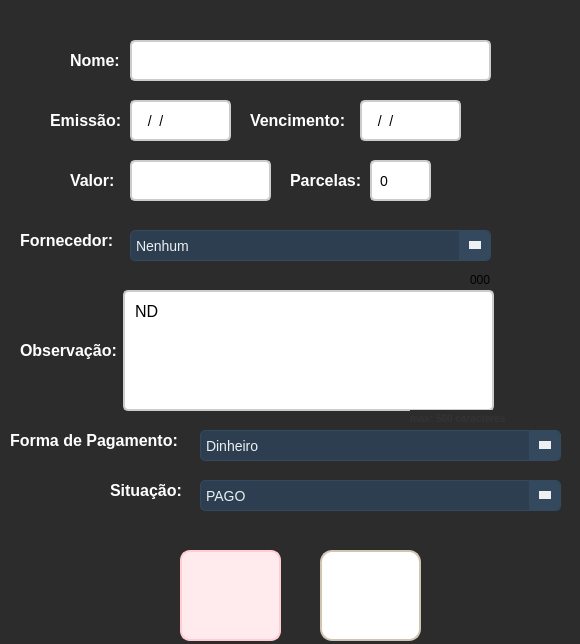
<?xml version="1.0" encoding="UTF-8"?>
<ui version="4.0">
 <class>frm_DadosContas</class>
 <widget class="QWidget" name="frm_DadosContas">
  <property name="geometry">
   <rect>
    <x>0</x>
    <y>0</y>
    <width>580</width>
    <height>644</height>
   </rect>
  </property>
  <property name="windowTitle">
   <string>Form</string>
  </property>
  <property name="styleSheet">
   <string notr="true">QWidget {
    background-color: #2c2c2c;
}</string>
  </property>
  <widget class="QLabel" name="lbl_nome">
   <property name="geometry">
    <rect>
     <x>70</x>
     <y>50</y>
     <width>61</width>
     <height>21</height>
    </rect>
   </property>
   <property name="styleSheet">
    <string notr="true">QLabel {
    font-size: 16px;
    color: #FFFFFF;
    font-weight: bold;
    text-shadow: 1px 1px 2px rgba(0, 0, 0, 0.4);
}
</string>
   </property>
   <property name="text">
    <string>Nome:</string>
   </property>
  </widget>
  <widget class="QLineEdit" name="txt_nome">
   <property name="geometry">
    <rect>
     <x>130</x>
     <y>40</y>
     <width>361</width>
     <height>41</height>
    </rect>
   </property>
   <property name="styleSheet">
    <string notr="true">QLineEdit {
    border: 2px solid #cccccc; 
    border-radius: 5px; 
    padding: 6px; 
    font-size: 14px; 
    background-color: #ffffff;
    transition: all 0.3s ease;
	color: #000000;
}

QLineEdit:hover {
    border: 2px solid #3f51b5; 
    background-color: #f5f5f5; 
}
</string>
   </property>
  </widget>
  <widget class="QLabel" name="lbl_emissao">
   <property name="geometry">
    <rect>
     <x>50</x>
     <y>110</y>
     <width>71</width>
     <height>20</height>
    </rect>
   </property>
   <property name="styleSheet">
    <string notr="true">QLabel {
    font-size: 16px;
    color: #FFFFFF;
    font-weight: bold;
    text-shadow: 1px 1px 2px rgba(0, 0, 0, 0.4);
}
</string>
   </property>
   <property name="text">
    <string>Emissão:</string>
   </property>
  </widget>
  <widget class="QLabel" name="lbl_vencimento">
   <property name="geometry">
    <rect>
     <x>250</x>
     <y>110</y>
     <width>101</width>
     <height>20</height>
    </rect>
   </property>
   <property name="styleSheet">
    <string notr="true">QLabel {
    font-size: 16px;
    color: #FFFFFF;
    font-weight: bold;
    text-shadow: 1px 1px 2px rgba(0, 0, 0, 0.4);
}
</string>
   </property>
   <property name="text">
    <string>Vencimento:</string>
   </property>
  </widget>
  <widget class="QPushButton" name="btn_cancelar">
   <property name="geometry">
    <rect>
     <x>180</x>
     <y>550</y>
     <width>101</width>
     <height>91</height>
    </rect>
   </property>
   <property name="autoFillBackground">
    <bool>false</bool>
   </property>
   <property name="styleSheet">
    <string notr="true">QPushButton {
    background-color: #ffebee; 
    border: 2px solid #ffcdd2;
    border-radius: 10px;
    color: #b71c1c; 
    font-size: 14px;
    font-weight: bold;
    padding: 10px 16px;
    background-image:url(:/icon_voltar/voltar.png);
    background-repeat: no-repeat;
    background-position: center;
    padding-left: 40px;
    transition: all 0.3s ease;
}

QPushButton:hover {
    background-color: #ffcdd2;
    border-color: #e57373;
    color: #d32f2f; 
}

QPushButton:pressed {
    background-color: #e57373;
    border-color: #b71c1c;
    padding-left: 44px;
    padding-top: 2px;
}</string>
   </property>
   <property name="text">
    <string/>
   </property>
  </widget>
  <widget class="QLineEdit" name="txt_emissao">
   <property name="geometry">
    <rect>
     <x>130</x>
     <y>100</y>
     <width>101</width>
     <height>41</height>
    </rect>
   </property>
   <property name="styleSheet">
    <string notr="true">QLineEdit {
    border: 2px solid #cccccc; 
    border-radius: 5px; 
    padding: 6px; 
    font-size: 14px; 
    background-color: #ffffff;
    transition: all 0.3s ease;
	color: #000000;
}

QLineEdit:hover {
    border: 2px solid #3f51b5; 
    background-color: #f5f5f5; 
}
</string>
   </property>
   <property name="inputMask">
    <string>00/00/0000</string>
   </property>
   <property name="text">
    <string>//</string>
   </property>
  </widget>
  <widget class="QLineEdit" name="txt_vencimento">
   <property name="geometry">
    <rect>
     <x>360</x>
     <y>100</y>
     <width>101</width>
     <height>41</height>
    </rect>
   </property>
   <property name="styleSheet">
    <string notr="true">QLineEdit {
    border: 2px solid #cccccc; 
    border-radius: 5px; 
    padding: 6px; 
    font-size: 14px; 
    background-color: #ffffff;
    transition: all 0.3s ease;
	color: #000000;
}

QLineEdit:hover {
    border: 2px solid #3f51b5; 
    background-color: #f5f5f5; 
}
</string>
   </property>
   <property name="inputMask">
    <string>00/00/0000</string>
   </property>
  </widget>
  <widget class="QLabel" name="lbl_Fornecedor">
   <property name="geometry">
    <rect>
     <x>20</x>
     <y>230</y>
     <width>101</width>
     <height>20</height>
    </rect>
   </property>
   <property name="styleSheet">
    <string notr="true">QLabel {
    font-size: 16px;
    color: #FFFFFF;
    font-weight: bold;
    text-shadow: 1px 1px 2px rgba(0, 0, 0, 0.4);
}
</string>
   </property>
   <property name="text">
    <string>Fornecedor:</string>
   </property>
  </widget>
  <widget class="QLabel" name="lbl_obs">
   <property name="geometry">
    <rect>
     <x>20</x>
     <y>340</y>
     <width>101</width>
     <height>20</height>
    </rect>
   </property>
   <property name="styleSheet">
    <string notr="true">QLabel {
    font-size: 16px;
    color: #FFFFFF;
    font-weight: bold;
    text-shadow: 1px 1px 2px rgba(0, 0, 0, 0.4);
}
</string>
   </property>
   <property name="text">
    <string>Observação:</string>
   </property>
  </widget>
  <widget class="QPushButton" name="btn_cadastrar">
   <property name="geometry">
    <rect>
     <x>320</x>
     <y>550</y>
     <width>101</width>
     <height>91</height>
    </rect>
   </property>
   <property name="styleSheet">
    <string notr="true">QPushButton {
    background-color: #ffffff;
    border: 2px solid #d1c4b2;
    border-radius: 12px;
    color: #5a5a5a;
    font-size: 14px;
    font-weight: bold;
    padding: 10px 16px;
    background-image:url(:/icon_add/add.png); 
    background-repeat: no-repeat;
    background-position: center;
    transition: all 0.3s ease;
}

QPushButton:hover {
    background-color: #f2ebe0;
    border-color: #c4b49e;
}

QPushButton:pressed {
    background-color: #e8dfcf; 
    border-color: #b39b8d; 
    padding-left: 12px; 
    padding-top: 4px;
}</string>
   </property>
   <property name="text">
    <string/>
   </property>
  </widget>
  <widget class="QTextEdit" name="textEdit">
   <property name="geometry">
    <rect>
     <x>123</x>
     <y>290</y>
     <width>371</width>
     <height>121</height>
    </rect>
   </property>
   <property name="styleSheet">
    <string notr="true">QTextEdit {
    border: 2px solid #cccccc; 
    border-radius: 5px; 
    padding: 6px; 
    font-size: 16px; /* Fonte maior */
    background-color: #ffffff;
    color: #000000;
    transition: all 0.3s ease;
    text-align: left; /* Alinha o texto à esquerda */
    vertical-align: top; /* Escreve do topo */
}

QTextEdit:hover {
    border: 2px solid #3f51b5; 
    background-color: #f5f5f5; 
}</string>
   </property>
   <property name="html">
    <string>&lt;!DOCTYPE HTML PUBLIC &quot;-//W3C//DTD HTML 4.0//EN&quot; &quot;http://www.w3.org/TR/REC-html40/strict.dtd&quot;&gt;
&lt;html&gt;&lt;head&gt;&lt;meta name=&quot;qrichtext&quot; content=&quot;1&quot; /&gt;&lt;style type=&quot;text/css&quot;&gt;
p, li { white-space: pre-wrap; }
&lt;/style&gt;&lt;/head&gt;&lt;body style=&quot; font-family:'Ubuntu'; font-size:16px; font-weight:400; font-style:normal;&quot;&gt;
&lt;p style=&quot; margin-top:0px; margin-bottom:0px; margin-left:0px; margin-right:0px; -qt-block-indent:0; text-indent:0px;&quot;&gt;&lt;span style=&quot; font-family:'MS Shell Dlg 2'; font-size:16px;&quot;&gt;ND&lt;/span&gt;&lt;/p&gt;
&lt;p style=&quot;-qt-paragraph-type:empty; margin-top:0px; margin-bottom:0px; margin-left:0px; margin-right:0px; -qt-block-indent:0; text-indent:0px; font-family:'MS Shell Dlg 2';&quot;&gt;&lt;br /&gt;&lt;/p&gt;&lt;/body&gt;&lt;/html&gt;</string>
   </property>
  </widget>
  <widget class="QLabel" name="lbl_maxCarac">
   <property name="geometry">
    <rect>
     <x>410</x>
     <y>410</y>
     <width>111</width>
     <height>16</height>
    </rect>
   </property>
   <property name="styleSheet">
    <string notr="true">QLabel {
    font-size: 10px;
    color: #333333;
    font-weight: bold;
    text-shadow: 1px 1px 2px rgba(0, 0, 0, 0.4);
}
</string>
   </property>
   <property name="text">
    <string>max: 500 caracteres</string>
   </property>
  </widget>
  <widget class="QLabel" name="lbl_contador">
   <property name="geometry">
    <rect>
     <x>470</x>
     <y>270</y>
     <width>21</width>
     <height>20</height>
    </rect>
   </property>
   <property name="text">
    <string>000</string>
   </property>
  </widget>
  <widget class="QComboBox" name="comboFornecedor">
   <property name="geometry">
    <rect>
     <x>130</x>
     <y>230</y>
     <width>361</width>
     <height>31</height>
    </rect>
   </property>
   <property name="styleSheet">
    <string notr="true">QComboBox {
    background-color: #2c3e50;
    color: #ecf0f1;
    border: 1px solid #34495e;
    border-radius: 5px;
    padding: 5px;
    font-size: 14px;
    min-width: 100px;
}

QComboBox::drop-down {
    subcontrol-origin: padding;
    subcontrol-position: center right;
    width: 30px;
    border-left: 1px solid #34495e;
    background-color: #34495e;
    border-top-right-radius: 5px;
    border-bottom-right-radius: 5px;
}

QComboBox::down-arrow {
    width: 0px;
    height: 0px;
    border-left: 6px solid transparent;
    border-right: 6px solid transparent;
    border-top: 8px solid #ecf0f1;
    margin: 4px;
}

QComboBox QAbstractItemView {
    background-color: #34495e;
    color: #ecf0f1;
    selection-background-color: #1abc9c;
    selection-color: #ffffff;
    border: 1px solid #34495e;
    border-radius: 5px;
    outline: none;
    min-width: 100px;
}

QComboBox QAbstractItemView::item {
    padding: 10px;
    font-size: 14px;
}

QComboBox QAbstractItemView::item:selected {
    background-color: #1abc9c;
}

QComboBox QAbstractItemView::item:hover {
    background-color: #16a085;
}

/* Barra de rolagem vertical personalizada */
QScrollBar:vertical {
    border: none;
    background: #2c3e50;
    width: 10px;
    border-radius: 5px;
}

QScrollBar::handle:vertical {
    background: #1abc9c;
    border-radius: 5px;
}

QScrollBar::handle:vertical:hover {
    background: #16a085;
}

QScrollBar::add-line:vertical, QScrollBar::sub-line:vertical {
    background: none;
    border: none;
}

QScrollBar::up-arrow:vertical, QScrollBar::down-arrow:vertical {
    border: none;
    background: none;
}

/* Barra de rolagem horizontal personalizada */
QScrollBar:horizontal {
    border: none;
    background: #2c3e50;
    height: 10px;
    border-radius: 5px;
}

QScrollBar::handle:horizontal {
    background: #1abc9c;
    border-radius: 5px;
}

QScrollBar::handle:horizontal:hover {
    background: #16a085;
}

QScrollBar::add-line:horizontal, QScrollBar::sub-line:horizontal {
    background: none;
    border: none;
}

QScrollBar::left-arrow:horizontal, QScrollBar::right-arrow:horizontal {
    border: none;
    background: none;
}
</string>
   </property>
   <item>
    <property name="text">
     <string>Nenhum</string>
    </property>
   </item>
  </widget>
  <widget class="QLabel" name="lbl_valor">
   <property name="geometry">
    <rect>
     <x>70</x>
     <y>170</y>
     <width>51</width>
     <height>20</height>
    </rect>
   </property>
   <property name="styleSheet">
    <string notr="true">QLabel {
    font-size: 16px;
    color: #FFFFFF;
    font-weight: bold;
    text-shadow: 1px 1px 2px rgba(0, 0, 0, 0.4);
}
</string>
   </property>
   <property name="text">
    <string>Valor:</string>
   </property>
  </widget>
  <widget class="QLineEdit" name="txt_valor">
   <property name="geometry">
    <rect>
     <x>130</x>
     <y>160</y>
     <width>141</width>
     <height>41</height>
    </rect>
   </property>
   <property name="styleSheet">
    <string notr="true">QLineEdit {
    border: 2px solid #cccccc; 
    border-radius: 5px; 
    padding: 6px; 
    font-size: 14px; 
    background-color: #ffffff;
    transition: all 0.3s ease;
	color: #000000;
}

QLineEdit:hover {
    border: 2px solid #3f51b5; 
    background-color: #f5f5f5; 
}
</string>
   </property>
   <property name="inputMask">
    <string/>
   </property>
  </widget>
  <widget class="QLabel" name="lbl_parcelas">
   <property name="geometry">
    <rect>
     <x>290</x>
     <y>170</y>
     <width>91</width>
     <height>20</height>
    </rect>
   </property>
   <property name="styleSheet">
    <string notr="true">QLabel {
    font-size: 16px;
    color: #FFFFFF;
    font-weight: bold;
    text-shadow: 1px 1px 2px rgba(0, 0, 0, 0.4);
}
</string>
   </property>
   <property name="text">
    <string>Parcelas:</string>
   </property>
  </widget>
  <widget class="QLineEdit" name="txt_parcelas">
   <property name="geometry">
    <rect>
     <x>370</x>
     <y>160</y>
     <width>61</width>
     <height>41</height>
    </rect>
   </property>
   <property name="styleSheet">
    <string notr="true">QLineEdit {
    border: 2px solid #cccccc; 
    border-radius: 5px; 
    padding: 6px; 
    font-size: 14px; 
    background-color: #ffffff;
    transition: all 0.3s ease;
	color: #000000;
}

QLineEdit:hover {
    border: 2px solid #3f51b5; 
    background-color: #f5f5f5; 
}
</string>
   </property>
   <property name="text">
    <string>0</string>
   </property>
  </widget>
  <widget class="QLabel" name="lbl_formaDePagamento">
   <property name="geometry">
    <rect>
     <x>10</x>
     <y>430</y>
     <width>181</width>
     <height>20</height>
    </rect>
   </property>
   <property name="styleSheet">
    <string notr="true">QLabel {
    font-size: 16px;
    color: #FFFFFF;
    font-weight: bold;
    text-shadow: 1px 1px 2px rgba(0, 0, 0, 0.4);
}
</string>
   </property>
   <property name="text">
    <string>Forma de Pagamento:</string>
   </property>
  </widget>
  <widget class="QComboBox" name="comboFormaDePagamento">
   <property name="geometry">
    <rect>
     <x>200</x>
     <y>430</y>
     <width>361</width>
     <height>31</height>
    </rect>
   </property>
   <property name="styleSheet">
    <string notr="true">QComboBox {
    background-color: #2c3e50;
    color: #ecf0f1;
    border: 1px solid #34495e;
    border-radius: 5px;
    padding: 5px;
    font-size: 14px;
    min-width: 100px;
}

QComboBox::drop-down {
    subcontrol-origin: padding;
    subcontrol-position: center right;
    width: 30px;
    border-left: 1px solid #34495e;
    background-color: #34495e;
    border-top-right-radius: 5px;
    border-bottom-right-radius: 5px;
}

QComboBox::down-arrow {
    width: 0px;
    height: 0px;
    border-left: 6px solid transparent;
    border-right: 6px solid transparent;
    border-top: 8px solid #ecf0f1;
    margin: 4px;
}

QComboBox QAbstractItemView {
    background-color: #34495e;
    color: #ecf0f1;
    selection-background-color: #1abc9c;
    selection-color: #ffffff;
    border: 1px solid #34495e;
    border-radius: 5px;
    outline: none;
    min-width: 100px;
}

QComboBox QAbstractItemView::item {
    padding: 10px;
    font-size: 14px;
}

QComboBox QAbstractItemView::item:selected {
    background-color: #1abc9c;
}

QComboBox QAbstractItemView::item:hover {
    background-color: #16a085;
}

/* Barra de rolagem vertical personalizada */
QScrollBar:vertical {
    border: none;
    background: #2c3e50;
    width: 10px;
    border-radius: 5px;
}

QScrollBar::handle:vertical {
    background: #1abc9c;
    border-radius: 5px;
}

QScrollBar::handle:vertical:hover {
    background: #16a085;
}

QScrollBar::add-line:vertical, QScrollBar::sub-line:vertical {
    background: none;
    border: none;
}

QScrollBar::up-arrow:vertical, QScrollBar::down-arrow:vertical {
    border: none;
    background: none;
}

/* Barra de rolagem horizontal personalizada */
QScrollBar:horizontal {
    border: none;
    background: #2c3e50;
    height: 10px;
    border-radius: 5px;
}

QScrollBar::handle:horizontal {
    background: #1abc9c;
    border-radius: 5px;
}

QScrollBar::handle:horizontal:hover {
    background: #16a085;
}

QScrollBar::add-line:horizontal, QScrollBar::sub-line:horizontal {
    background: none;
    border: none;
}

QScrollBar::left-arrow:horizontal, QScrollBar::right-arrow:horizontal {
    border: none;
    background: none;
}
</string>
   </property>
   <item>
    <property name="text">
     <string>Dinheiro</string>
    </property>
   </item>
   <item>
    <property name="text">
     <string>Pix</string>
    </property>
   </item>
   <item>
    <property name="text">
     <string>Crédito</string>
    </property>
   </item>
   <item>
    <property name="text">
     <string>Débito</string>
    </property>
   </item>
   <item>
    <property name="text">
     <string>Boleto</string>
    </property>
   </item>
   <item>
    <property name="text">
     <string>Transferência bancária</string>
    </property>
   </item>
  </widget>
  <widget class="QLabel" name="lbl_Situacao">
   <property name="geometry">
    <rect>
     <x>110</x>
     <y>480</y>
     <width>81</width>
     <height>20</height>
    </rect>
   </property>
   <property name="styleSheet">
    <string notr="true">QLabel {
    font-size: 16px;
    color: #FFFFFF;
    font-weight: bold;
    text-shadow: 1px 1px 2px rgba(0, 0, 0, 0.4);
}
</string>
   </property>
   <property name="text">
    <string>Situação:</string>
   </property>
  </widget>
  <widget class="QComboBox" name="comboSituacao">
   <property name="geometry">
    <rect>
     <x>200</x>
     <y>480</y>
     <width>361</width>
     <height>31</height>
    </rect>
   </property>
   <property name="styleSheet">
    <string notr="true">QComboBox {
    background-color: #2c3e50;
    color: #ecf0f1;
    border: 1px solid #34495e;
    border-radius: 5px;
    padding: 5px;
    font-size: 14px;
    min-width: 100px;
}

QComboBox::drop-down {
    subcontrol-origin: padding;
    subcontrol-position: center right;
    width: 30px;
    border-left: 1px solid #34495e;
    background-color: #34495e;
    border-top-right-radius: 5px;
    border-bottom-right-radius: 5px;
}

QComboBox::down-arrow {
    width: 0px;
    height: 0px;
    border-left: 6px solid transparent;
    border-right: 6px solid transparent;
    border-top: 8px solid #ecf0f1;
    margin: 4px;
}

QComboBox QAbstractItemView {
    background-color: #34495e;
    color: #ecf0f1;
    selection-background-color: #1abc9c;
    selection-color: #ffffff;
    border: 1px solid #34495e;
    border-radius: 5px;
    outline: none;
    min-width: 100px;
}

QComboBox QAbstractItemView::item {
    padding: 10px;
    font-size: 14px;
}

QComboBox QAbstractItemView::item:selected {
    background-color: #1abc9c;
}

QComboBox QAbstractItemView::item:hover {
    background-color: #16a085;
}

/* Barra de rolagem vertical personalizada */
QScrollBar:vertical {
    border: none;
    background: #2c3e50;
    width: 10px;
    border-radius: 5px;
}

QScrollBar::handle:vertical {
    background: #1abc9c;
    border-radius: 5px;
}

QScrollBar::handle:vertical:hover {
    background: #16a085;
}

QScrollBar::add-line:vertical, QScrollBar::sub-line:vertical {
    background: none;
    border: none;
}

QScrollBar::up-arrow:vertical, QScrollBar::down-arrow:vertical {
    border: none;
    background: none;
}

/* Barra de rolagem horizontal personalizada */
QScrollBar:horizontal {
    border: none;
    background: #2c3e50;
    height: 10px;
    border-radius: 5px;
}

QScrollBar::handle:horizontal {
    background: #1abc9c;
    border-radius: 5px;
}

QScrollBar::handle:horizontal:hover {
    background: #16a085;
}

QScrollBar::add-line:horizontal, QScrollBar::sub-line:horizontal {
    background: none;
    border: none;
}

QScrollBar::left-arrow:horizontal, QScrollBar::right-arrow:horizontal {
    border: none;
    background: none;
}
</string>
   </property>
   <item>
    <property name="text">
     <string>PAGO</string>
    </property>
   </item>
   <item>
    <property name="text">
     <string>PENDENTE</string>
    </property>
   </item>
  </widget>
 </widget>
 <resources>
  <include location="../Img/icon_voltar.qrc"/>
  <include location="../Img/icon_add.qrc"/>
 </resources>
 <connections/>
</ui>
